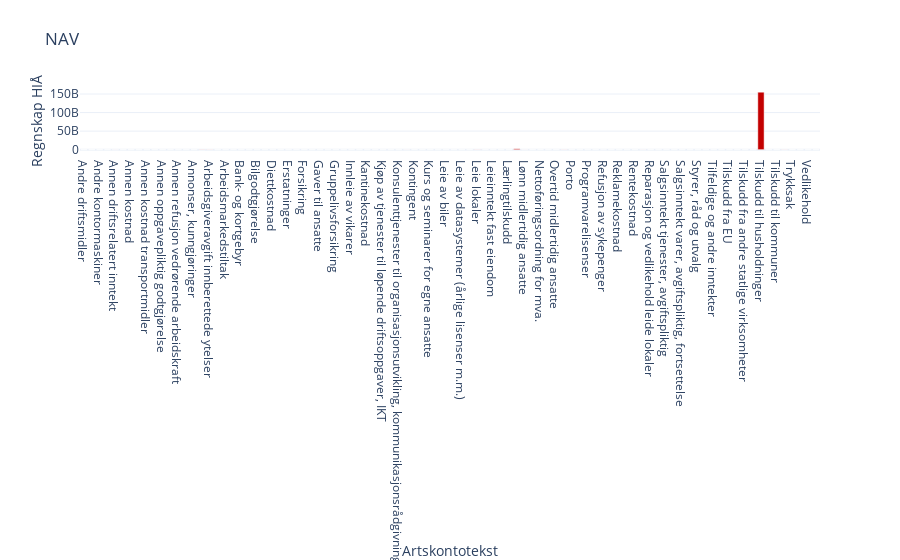

Notebook code cell kept with this figure:
### Code cell
px.bar(nav_sum_konto
       , x='Artskontotekst'
       , y='Regnskap HIÅ'
       , template='plotly_white'
       , title='NAV'
      )

### Figure 1 — Plotly figure (JSON) as saved in the notebook; plotly's stock layout.template omitted (floating-point values rounded to 4 significant figures)
{"data": [{"alignmentgroup": "True", "hoverlabel": {"namelength": 0}, "hovertemplate": "Artskontotekst=%{x}<br>Regnskap HIÅ=%{y}", "legendgroup": "", "marker": {"color": "#C30000"}, "name": "", "offsetgroup": "", "orientation": "v", "showlegend": false, "textposition": "auto", "type": "bar", "uid": "021a776e-12da-4cd3-97f9-185181a100e4", "x": ["Andre driftsmidler", "Andre konsulenttjenester", "Andre kontormaskiner", "Andre overføringer etter avtale med DFØ", "Annen driftsrelatert inntekt", "Annen kontorkostnad", "Annen kostnad", "Annen kostnad lokaler", "Annen kostnad transportmidler", "Annen kostnadsgodtgjørelse", "Annen oppgavepliktig godtgjørelse", "Annen personalkostnad", "Annen refusjon vedrørende arbeidskraft", "Annet driftsmateriale", "Annonser, kunngjøringer", "Arbeidsgiveravgift", "Arbeidsgiveravgift innberettede ytelser", "Arbeidsklær og verneutstyr", "Arbeidsmarkedstiltak", "Aviser, tidsskrifter, bøker o.l.", "Bank- og kortgebyr", "Biler", "Bilgodtgjørelse", "Datamaskiner (PCer, servere m.m.)", "Diettkostnad", "Drivstoff", "Erstatninger", "Forbruk av innkjøpte varer og tjenester", "Forsikring", "Gave", "Gaver til ansatte", "Gebyrer med videre - driftsinntekt", "Gruppelivsforsikring", "Honorarer", "Innleie av vikarer", "Inventar", "Kantinekostnad", "Kjøp av andre fremmede tjenester", "Kjøp av tjenester til løpende driftsoppgaver, IKT", "Konsulenttjenester innen økonomi, revisjon og juss", "Konsulenttjenester til organisasjonsutvikling, kommunikasjonsrådgivning mv.", "Konsulenttjenester til utvikling av programvare, IKT-løsninger mv.", "Kontingent", "Kontorrekvisita", "Kurs og seminarer for egne ansatte", "Leie av andre kontormaskiner", "Leie av biler", "Leie av datamaskiner", "Leie av datasystemer (årlige lisenser m.m.)", "Leie inventar", "Leie lokaler", "Leie lokaler fra Statsbygg", "Leieinntekt fast eiendom", "Lys, varme", "Lærlingtilskudd", "Lønn fast ansatte", "Lønn midlertidig ansatte", "Møter", "Nettoføringsordning for mva.", "Overtid fast ansatte", "Overtid midlertidig ansatte", "Pensjonspremie til SPK (virksomheter som betaler pensjonspremie)", "Porto", "Programvare (anskaffelse)", "Programvarelisenser", "Refusjon av foreldrepenger", "Refusjon av sykepenger", "Reisekostnad", "Reklamekostnad", "Renhold, vakthold, vaktmestertjenester", "Rentekostnad", "Reparasjon og vedlikehold annet", "Reparasjon og vedlikehold leide lokaler", "Representasjon", "Salgsinntekt tjenester, avgiftspliktig", "Salgsinntekt tjenester, unntatt avgiftsplikt", "Salgsinntekt varer, avgiftspliktig, fortsettelse", "Salgssum ved avgang anleggsmidler", "Styrer, råd og utvalg", "Telefoni og datakommunikasjon, samband, internett", "Tilfeldige og andre inntekter", "Tilretteleggingstilskudd", "Tilskudd fra EU", "Tilskudd fra Norges forskningsråd", "Tilskudd fra andre statlige virksomheter", "Tilskudd fra kommunale og fylkeskommunale etater", "Tilskudd til husholdninger", "Tilskudd til ideelle organisasjoner", "Tilskudd til kommuner", "Trygder og pensjonspremier", "Trykksak", "Valutatap (disagio)", "Vedlikehold", "Velferdstiltak"], "xaxis": "x", "y": [3680000.0, 88330000.0, 4380000.0, 30457000, -114000000.0, 14150000.0, 15740000.0, 61560000.0, 1449000.0, 143000.0, 2527000.0, 8738000.0, -668000.0, 2992000.0, 1626000.0, -349900000.0, 342900000.0, 186500.0, -6804000.0, 3308000.0, 3153000.0, -31985, 8347000.0, 51660000.0, 7002000.0, 1298000.0, 2540000.0, 239400.0, 327800.0, 105837, 2575000.0, -3804000.0, -20700, -6720, 2300000.0, 5119000.0, 4760000.0, 66120000.0, 90140000.0, 261800.0, 1318000.0, 127000000.0, 1795000.0, 12900000.0, 8470000.0, 2983000.0, 1859000.0, 310200.0, 88060000.0, 378900.0, 376300000.0, 1100178, -1168000.0, 19940000.0, -328500.0, 2339000000.0, 123200000.0, 24080000.0, 654200.0, 35280000.0, 1229000.0, 291500000.0, 30010000.0, 120800.0, 1395000.0, -31587707, -79819279, 32020000.0, 729200.0, 32980000.0, 93440.0, 130400000.0, 5655000.0, 204300.0, -270600.0, -1086000.0, -168400.0, -549141, 978700.0, 21140000.0, -9533000.0, -1357000.0, -26329, -1174000.0, -1136000.0, -4447000.0, 154900000000.0, 21499645, 3639000.0, -218300000.0, 1641000.0, 89610.0, 1227000.0, 7312000.0], "yaxis": "y"}], "layout": {"barmode": "relative", "grid": {"xaxes": ["x"], "xgap": 0.1, "xside": "bottom", "yaxes": ["y"], "ygap": 0.1, "yside": "left"}, "legend": {"tracegroupgap": 0}, "title": {"text": "NAV"}, "xaxis": {"title": {"text": "Artskontotekst"}}, "yaxis": {"title": {"text": "Regnskap HIÅ"}}}}
